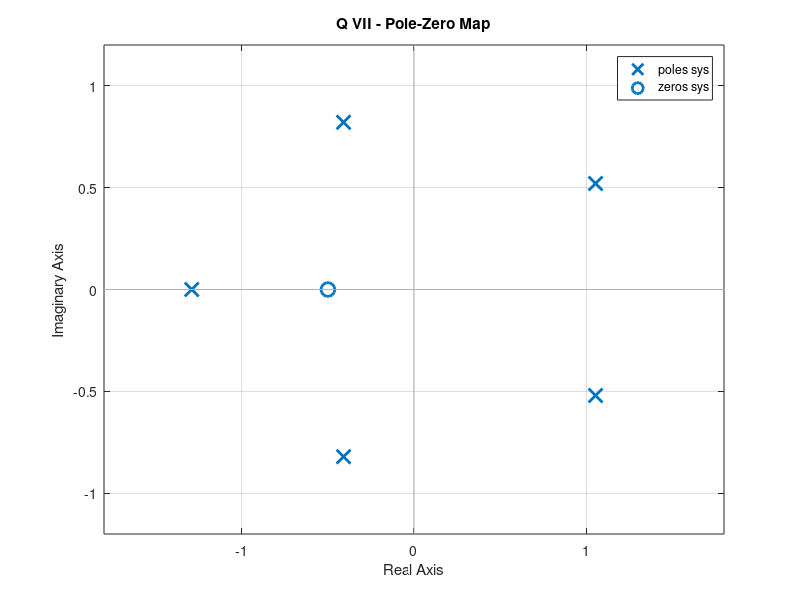
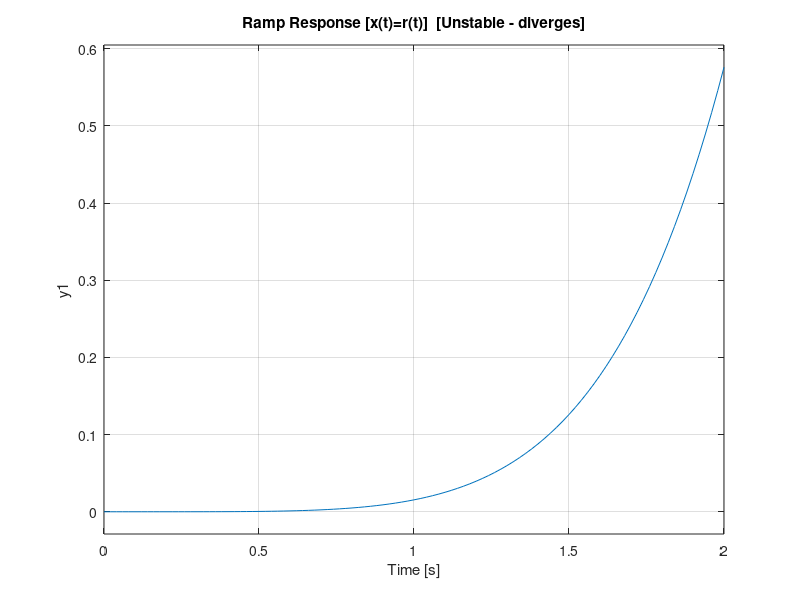

These charts were generated, in order, by the following MATLAB code: (Note: this script raises an error after producing the figures.)

clc; clear; close all;

% 6y^(5) - 7y''' + 2y' + 9y = 10x' + 5x
% H(s) = (10s + 5) / (6s^5 - 7s^3 + 2s + 9)
num = [10, 5];
den = [6, 0, -7, 0, 2, 9];
sys = tf(num, den);

fprintf('=== Transfer Function H(s) ===\n');
sys

p = pole(sys);
z = zero(sys);
fprintf('Poles:\n'); disp(p);
fprintf('Zeros:\n'); disp(z);

fprintf('\n=== Stability Analysis ===\n');
if all(real(p) < 0)
    fprintf('System is STABLE (all poles in left half-plane)\n');
elseif all(real(p) <= 0)
    fprintf('System is MARGINALLY STABLE\n');
else
    fprintf('System is UNSTABLE (poles in right half-plane)\n');
    fprintf('Unstable poles:\n');
    disp(p(real(p) > 0));
end

% --- Pole-Zero Map ---
figure(1);
pzmap(sys);
title('Q VII - Pole-Zero Map');
grid on;

% --- Step and Ramp Response (short time since unstable) ---
figure(2);
subplot(2,1,1);
step(sys, 2);
title('Step Response of H(s)  [Unstable - diverges]');
grid on;

s_tf = tf('s');
sys_ramp = sys / s_tf;
subplot(2,1,2);
step(sys_ramp, 2);
title('Ramp Response [x(t)=r(t)]  [Unstable - diverges]');
grid on;

sgtitle('Q VII - System Responses');
